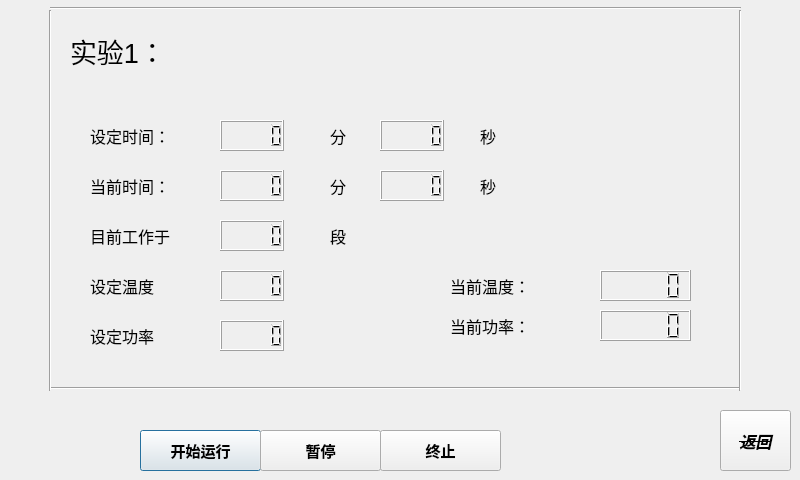
<?xml version="1.0" encoding="UTF-8"?>
<ui version="4.0">
 <class>Running_1</class>
 <widget class="QDialog" name="Running_1">
  <property name="geometry">
   <rect>
    <x>0</x>
    <y>0</y>
    <width>800</width>
    <height>480</height>
   </rect>
  </property>
  <property name="windowTitle">
   <string>Dialog</string>
  </property>
  <widget class="QLabel" name="label">
   <property name="geometry">
    <rect>
     <x>70</x>
     <y>30</y>
     <width>191</width>
     <height>41</height>
    </rect>
   </property>
   <property name="font">
    <font>
     <pointsize>20</pointsize>
    </font>
   </property>
   <property name="text">
    <string>实验1：</string>
   </property>
  </widget>
  <widget class="QLabel" name="label_2">
   <property name="geometry">
    <rect>
     <x>90</x>
     <y>120</y>
     <width>81</width>
     <height>31</height>
    </rect>
   </property>
   <property name="font">
    <font>
     <pointsize>12</pointsize>
     <weight>50</weight>
     <bold>false</bold>
    </font>
   </property>
   <property name="text">
    <string>设定时间：</string>
   </property>
  </widget>
  <widget class="QLabel" name="label_3">
   <property name="geometry">
    <rect>
     <x>90</x>
     <y>170</y>
     <width>81</width>
     <height>31</height>
    </rect>
   </property>
   <property name="font">
    <font>
     <pointsize>12</pointsize>
     <weight>50</weight>
     <bold>false</bold>
    </font>
   </property>
   <property name="text">
    <string>当前时间：</string>
   </property>
  </widget>
  <widget class="QLabel" name="label_4">
   <property name="geometry">
    <rect>
     <x>90</x>
     <y>220</y>
     <width>81</width>
     <height>31</height>
    </rect>
   </property>
   <property name="font">
    <font>
     <pointsize>12</pointsize>
     <weight>50</weight>
     <bold>false</bold>
    </font>
   </property>
   <property name="text">
    <string>目前工作于</string>
   </property>
  </widget>
  <widget class="QLabel" name="label_5">
   <property name="geometry">
    <rect>
     <x>90</x>
     <y>270</y>
     <width>81</width>
     <height>31</height>
    </rect>
   </property>
   <property name="font">
    <font>
     <pointsize>12</pointsize>
     <weight>50</weight>
     <bold>false</bold>
    </font>
   </property>
   <property name="text">
    <string>设定温度</string>
   </property>
  </widget>
  <widget class="QLabel" name="label_6">
   <property name="geometry">
    <rect>
     <x>90</x>
     <y>320</y>
     <width>81</width>
     <height>31</height>
    </rect>
   </property>
   <property name="font">
    <font>
     <pointsize>12</pointsize>
     <weight>50</weight>
     <bold>false</bold>
    </font>
   </property>
   <property name="text">
    <string>设定功率</string>
   </property>
  </widget>
  <widget class="QLCDNumber" name="lcdNumber">
   <property name="geometry">
    <rect>
     <x>220</x>
     <y>120</y>
     <width>64</width>
     <height>31</height>
    </rect>
   </property>
  </widget>
  <widget class="QLCDNumber" name="lcdNumber_2">
   <property name="geometry">
    <rect>
     <x>220</x>
     <y>170</y>
     <width>64</width>
     <height>31</height>
    </rect>
   </property>
  </widget>
  <widget class="QLCDNumber" name="lcdNumber_3">
   <property name="geometry">
    <rect>
     <x>220</x>
     <y>220</y>
     <width>64</width>
     <height>31</height>
    </rect>
   </property>
  </widget>
  <widget class="QLCDNumber" name="lcdNumber_4">
   <property name="geometry">
    <rect>
     <x>220</x>
     <y>270</y>
     <width>64</width>
     <height>31</height>
    </rect>
   </property>
  </widget>
  <widget class="QLCDNumber" name="lcdNumber_5">
   <property name="geometry">
    <rect>
     <x>220</x>
     <y>320</y>
     <width>64</width>
     <height>31</height>
    </rect>
   </property>
  </widget>
  <widget class="QLabel" name="label_7">
   <property name="geometry">
    <rect>
     <x>330</x>
     <y>120</y>
     <width>21</width>
     <height>31</height>
    </rect>
   </property>
   <property name="font">
    <font>
     <pointsize>12</pointsize>
     <weight>50</weight>
     <bold>false</bold>
    </font>
   </property>
   <property name="text">
    <string>分</string>
   </property>
  </widget>
  <widget class="QLabel" name="label_8">
   <property name="geometry">
    <rect>
     <x>330</x>
     <y>170</y>
     <width>21</width>
     <height>31</height>
    </rect>
   </property>
   <property name="font">
    <font>
     <pointsize>12</pointsize>
     <weight>50</weight>
     <bold>false</bold>
    </font>
   </property>
   <property name="text">
    <string>分</string>
   </property>
  </widget>
  <widget class="QLabel" name="label_9">
   <property name="geometry">
    <rect>
     <x>330</x>
     <y>220</y>
     <width>21</width>
     <height>31</height>
    </rect>
   </property>
   <property name="font">
    <font>
     <pointsize>12</pointsize>
     <weight>50</weight>
     <bold>false</bold>
    </font>
   </property>
   <property name="text">
    <string>段</string>
   </property>
  </widget>
  <widget class="QLCDNumber" name="lcdNumber_6">
   <property name="geometry">
    <rect>
     <x>380</x>
     <y>120</y>
     <width>64</width>
     <height>31</height>
    </rect>
   </property>
  </widget>
  <widget class="QLabel" name="label_10">
   <property name="geometry">
    <rect>
     <x>480</x>
     <y>120</y>
     <width>21</width>
     <height>31</height>
    </rect>
   </property>
   <property name="font">
    <font>
     <pointsize>12</pointsize>
     <weight>50</weight>
     <bold>false</bold>
    </font>
   </property>
   <property name="text">
    <string>秒</string>
   </property>
  </widget>
  <widget class="QLCDNumber" name="lcdNumber_7">
   <property name="geometry">
    <rect>
     <x>380</x>
     <y>170</y>
     <width>64</width>
     <height>31</height>
    </rect>
   </property>
  </widget>
  <widget class="QLabel" name="label_11">
   <property name="geometry">
    <rect>
     <x>480</x>
     <y>170</y>
     <width>21</width>
     <height>31</height>
    </rect>
   </property>
   <property name="font">
    <font>
     <pointsize>12</pointsize>
     <weight>50</weight>
     <bold>false</bold>
    </font>
   </property>
   <property name="text">
    <string>秒</string>
   </property>
  </widget>
  <widget class="QLabel" name="label_12">
   <property name="geometry">
    <rect>
     <x>450</x>
     <y>270</y>
     <width>81</width>
     <height>31</height>
    </rect>
   </property>
   <property name="font">
    <font>
     <pointsize>12</pointsize>
     <weight>50</weight>
     <bold>false</bold>
    </font>
   </property>
   <property name="text">
    <string>当前温度：</string>
   </property>
  </widget>
  <widget class="QLabel" name="label_13">
   <property name="geometry">
    <rect>
     <x>450</x>
     <y>310</y>
     <width>81</width>
     <height>31</height>
    </rect>
   </property>
   <property name="font">
    <font>
     <pointsize>12</pointsize>
     <weight>50</weight>
     <bold>false</bold>
    </font>
   </property>
   <property name="text">
    <string>当前功率：</string>
   </property>
  </widget>
  <widget class="QLCDNumber" name="lcdNumber_8">
   <property name="geometry">
    <rect>
     <x>600</x>
     <y>270</y>
     <width>91</width>
     <height>31</height>
    </rect>
   </property>
  </widget>
  <widget class="QLCDNumber" name="lcdNumber_9">
   <property name="geometry">
    <rect>
     <x>600</x>
     <y>310</y>
     <width>91</width>
     <height>31</height>
    </rect>
   </property>
  </widget>
  <widget class="Line" name="line">
   <property name="geometry">
    <rect>
     <x>50</x>
     <y>380</y>
     <width>691</width>
     <height>16</height>
    </rect>
   </property>
   <property name="orientation">
    <enum>Qt::Horizontal</enum>
   </property>
  </widget>
  <widget class="Line" name="line_2">
   <property name="geometry">
    <rect>
     <x>40</x>
     <y>10</y>
     <width>20</width>
     <height>381</height>
    </rect>
   </property>
   <property name="orientation">
    <enum>Qt::Vertical</enum>
   </property>
  </widget>
  <widget class="Line" name="line_3">
   <property name="geometry">
    <rect>
     <x>50</x>
     <y>0</y>
     <width>691</width>
     <height>16</height>
    </rect>
   </property>
   <property name="orientation">
    <enum>Qt::Horizontal</enum>
   </property>
  </widget>
  <widget class="Line" name="line_4">
   <property name="geometry">
    <rect>
     <x>730</x>
     <y>10</y>
     <width>20</width>
     <height>381</height>
    </rect>
   </property>
   <property name="orientation">
    <enum>Qt::Vertical</enum>
   </property>
  </widget>
  <widget class="QPushButton" name="pushButton">
   <property name="geometry">
    <rect>
     <x>140</x>
     <y>430</y>
     <width>121</width>
     <height>41</height>
    </rect>
   </property>
   <property name="font">
    <font>
     <pointsize>11</pointsize>
     <weight>75</weight>
     <bold>true</bold>
    </font>
   </property>
   <property name="text">
    <string>开始运行</string>
   </property>
  </widget>
  <widget class="QPushButton" name="pushButton_2">
   <property name="geometry">
    <rect>
     <x>260</x>
     <y>430</y>
     <width>121</width>
     <height>41</height>
    </rect>
   </property>
   <property name="font">
    <font>
     <pointsize>11</pointsize>
     <weight>75</weight>
     <bold>true</bold>
    </font>
   </property>
   <property name="text">
    <string>暂停</string>
   </property>
  </widget>
  <widget class="QPushButton" name="pushButton_3">
   <property name="geometry">
    <rect>
     <x>380</x>
     <y>430</y>
     <width>121</width>
     <height>41</height>
    </rect>
   </property>
   <property name="font">
    <font>
     <pointsize>11</pointsize>
     <weight>75</weight>
     <bold>true</bold>
    </font>
   </property>
   <property name="text">
    <string>终止</string>
   </property>
  </widget>
  <widget class="QPushButton" name="pushButton_4">
   <property name="geometry">
    <rect>
     <x>720</x>
     <y>410</y>
     <width>71</width>
     <height>61</height>
    </rect>
   </property>
   <property name="font">
    <font>
     <pointsize>12</pointsize>
     <weight>75</weight>
     <italic>true</italic>
     <bold>true</bold>
     <underline>false</underline>
     <strikeout>true</strikeout>
    </font>
   </property>
   <property name="text">
    <string>返回</string>
   </property>
  </widget>
 </widget>
 <resources/>
 <connections/>
</ui>
